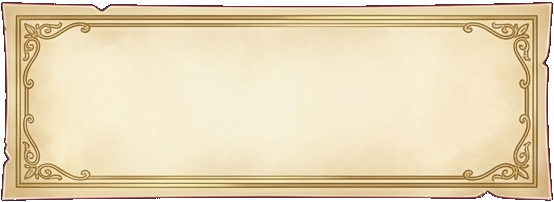
#> input picture extensions/AnimusForge.DialogueUI/work/clean_tab_test.png, 554 x 202 px
$ python prepare_portrait_options.py --source ../work/clean_tab_test.png --output out.png
#> lines starting #> are read from the running program, lines starting #| are printed output that depends on the picture; after the words box and inside, x2 and y2 are one past the last pixel; in counts of white or black regions, pixels touching at a corner belong together
#!/usr/bin/env python3
from __future__ import annotations

import argparse
from collections import deque
from pathlib import Path

from PIL import Image


def remove_neutral_component(image: Image.Image, seeds: list[tuple[int, int]]) -> Image.Image:
    rgb = image.convert("RGB")
    px = rgb.load()
    alpha = image.getchannel("A")
    out = alpha.load()
    width, height = rgb.size
    seen = bytearray(width * height)
    queue = deque()

    def neutral(x: int, y: int) -> bool:
        r, g, b = px[x, y]
        return max(r, g, b) - min(r, g, b) <= 14

    for x, y in seeds:
        if 0 <= x < width and 0 <= y < height and neutral(x, y):
            seen[y * width + x] = 1
            queue.append((x, y))
    while queue:
        x, y = queue.popleft()
        out[x, y] = 0
        for nx, ny in ((x - 1, y), (x + 1, y), (x, y - 1), (x, y + 1)):
            if 0 <= nx < width and 0 <= ny < height:
                idx = ny * width + nx
                if not seen[idx] and neutral(nx, ny):
                    seen[idx] = 1
                    queue.append((nx, ny))
    return alpha


def main() -> None:
    parser = argparse.ArgumentParser()
    parser.add_argument("--source", type=Path, required=True)
    parser.add_argument("--output", type=Path, required=True)
    parser.add_argument("--clear-right-panel", action="store_true")
    args = parser.parse_args()
    with Image.open(args.source) as opened:
#> opened is the input picture: PIL image 554x202 RGBA; mean R, G, B, A 220.4, 202.5, 170, 241.3
        image = opened.convert("RGBA")
    width, height = image.size
#> width = 554; height = 202
    seeds = [(x, 0) for x in range(width)] + [(x, height - 1) for x in range(width)]
    seeds += [(0, y) for y in range(height)] + [(width - 1, y) for y in range(height)]
    seeds.append((width // 2, height // 2))
    image.putalpha(remove_neutral_component(image, seeds))
#> in remove_neutral_component, `rgb = image.convert("RGB")`:
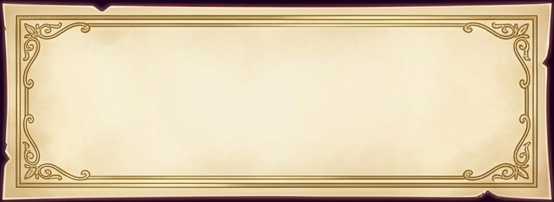
#> rgb: PIL image 554x202 RGB; mean R, G, B 220.4, 202.5, 170
#> in remove_neutral_component, `alpha = image.getchannel("A")`:
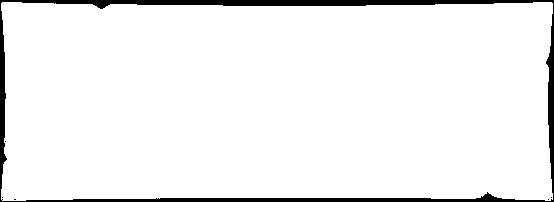
#> alpha: PIL image 554x202 L; 94.6% white; 6 black regions (5 under 20 px), largest, box (x1, y1, x2, y2) and area: (0, 0, 554, 202) 5990
#> the loop in remove_neutral_component, `for x, y in seeds:` made 1513 passes
#> (r in neutral, g in neutral, b in neutral) on passes 1 to 3: (33, 6, 29), (40, 11, 32), (48, 19, 39)
    if args.clear_right_panel:
        px = image.load()
        for y in range(height):
            for x in range(int(width * 0.88), width):
                r, g, b, a = px[x, y]
                if a and r > 125 and g > 95 and b > 65 and r - b < 110:
                    px[x, y] = (r, g, b, 0)
    args.output.parent.mkdir(parents=True, exist_ok=True)
    image.save(args.output, optimize=True)
    print(f"{args.output} {width}x{height} alpha={image.getchannel('A').getextrema()}")
#| out.png 554x202 alpha=(0, 255)


if __name__ == "__main__":
    main()

$ run again, on extensions/AnimusForge.DialogueUI/work/atlas2_extracted.png
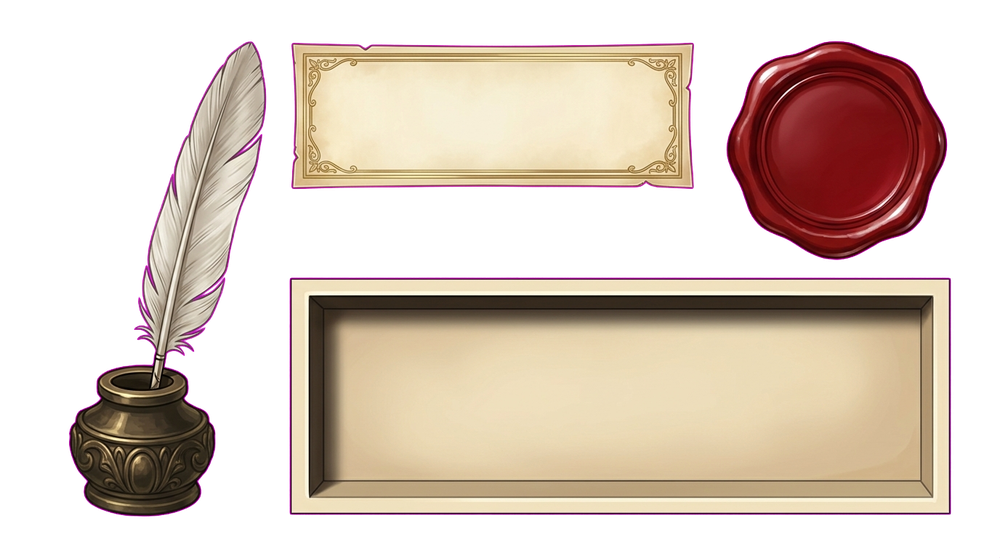
#> input picture extensions/AnimusForge.DialogueUI/work/atlas2_extracted.png, 1000 x 558 px, shrunk from 1376 x 768 before the run
#> in main, opened is the input picture: PIL image 1000x558 RGBA; mean R, G, B, A 99.8, 82.3, 72.7, 131.7
#> in remove_neutral_component, `rgb = image.convert("RGB")`:
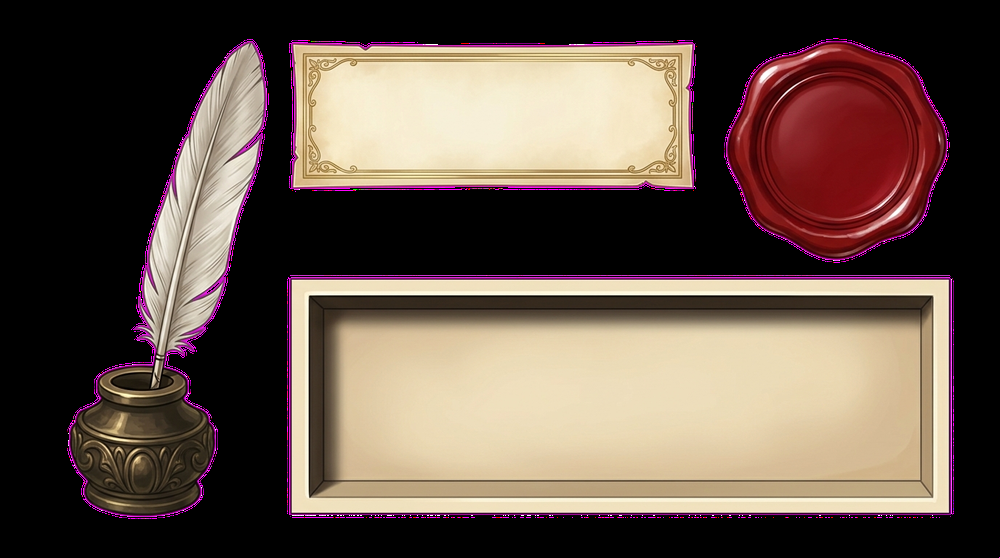
#> rgb: PIL image 1000x558 RGB; mean R, G, B 99.8, 82.3, 72.7
#> in remove_neutral_component, `alpha = image.getchannel("A")`:
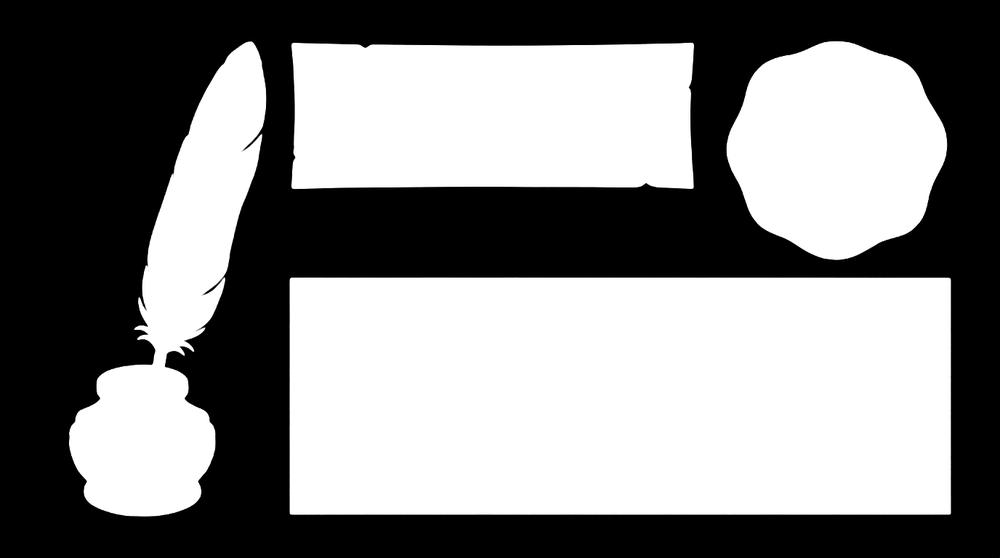
#> alpha: PIL image 1000x558 L; min 0, max 255, mean 131.7
#| out.png 1000x558 alpha=(0, 255)

$ run again, on extensions/AnimusForge.DialogueUI/work/crop_body.png
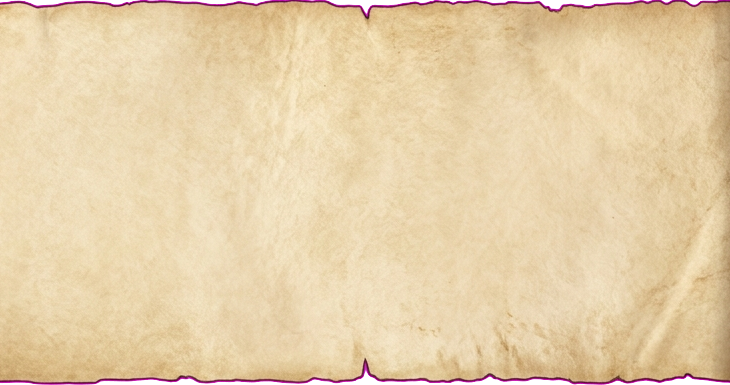
#> input picture extensions/AnimusForge.DialogueUI/work/crop_body.png, 730 x 385 px
#> in main, opened is the input picture: PIL image 730x385 RGBA; mean R, G, B, A 230.5, 204.3, 169.7, 251.3
#> in remove_neutral_component, `alpha = image.getchannel("A")`:
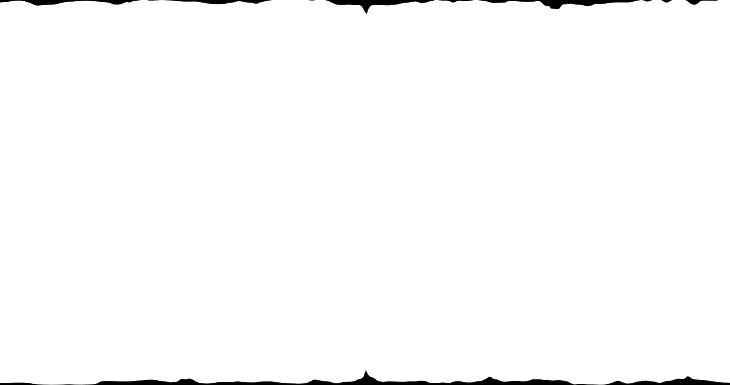
#> alpha: PIL image 730x385 L; min 0, max 255, mean 251.3
#> the loop in remove_neutral_component, `for x, y in seeds:` made 2231 passes
#> (r in neutral, g in neutral, b in neutral) on passes 1 to 3: (249, 4, 247), (248, 3, 246), (249, 6, 246)
#| out.png 730x385 alpha=(0, 255)
